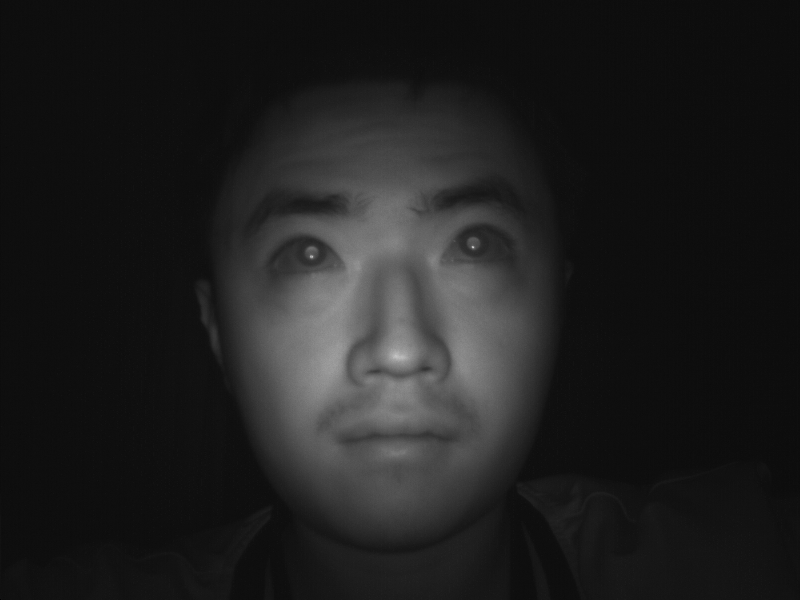
//> input picture 2.bmp, 800 x 600 px
$ ./pupil_origin   (built with g++ and OpenCV 4)
//> lines starting //> are read from the running program, lines starting //| are printed output that depends on the picture; after the words box and inside, x2 and y2 are one past the last pixel; in counts of white or black regions, pixels touching at a corner belong together
#include <opencv2/opencv.hpp>
#include <iostream>
#include <vector>
#include <fstream>  // 用于文件操作

int main() {
    // Step 1: 加载明瞳和暗瞳图像
    cv::Mat image_light = cv::imread("2.bmp", cv::IMREAD_GRAYSCALE); // 明瞳图像
//> image_light is the input picture: 600 rows x 800 cols, CV_8UC1; min 0, max 203, mean 30.9
    cv::Mat image_dark = cv::imread("1.bmp", cv::IMREAD_GRAYSCALE);   // 暗瞳图像
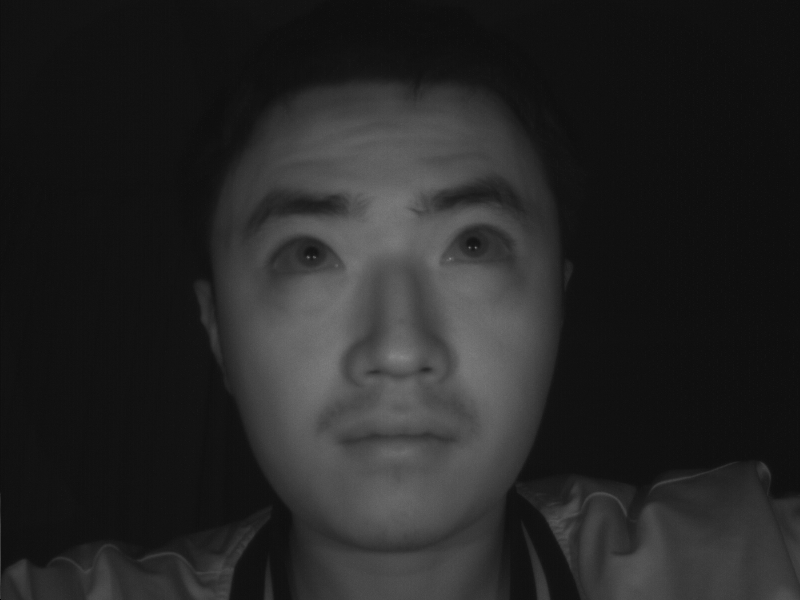
//> input picture 1.bmp, 800 x 600 px
//> image_dark is the input picture: 600 rows x 800 cols, CV_8UC1; min 0, max 135, mean 37.7

    if (image_light.empty() || image_dark.empty()) {
        std::cerr << "Error: Unable to load images!" << std::endl;
        return -1;
    }

    // Step 2: 使用明瞳图像进行眼睛检测
    // 加载眼睛检测器
    cv::CascadeClassifier eye_cascade;
    if (!eye_cascade.load("haarcascades/haarcascade_eye.xml")) { // 确保路径正确
        std::cerr << "Error: Unable to load eye cascade classifier!" << std::endl;
        return -1;
    }

    // 检测眼睛（使用明瞳图像）
    std::vector<cv::Rect> eyes;
    eye_cascade.detectMultiScale(image_light, eyes, 1.1, 4, 0, cv::Size(30, 30)); // 最小检测尺寸
//> eyes = 2 Rects (x, y, width, height): [438, 210, 67, 67], [276, 221, 65, 65]

    // 检查是否检测到眼睛
    if (eyes.empty()) {
        std::cerr << "Error: No eyes detected!" << std::endl;
        return -1;
    }

    // 按x坐标排序，确保左眼在前，右眼在后
    std::sort(eyes.begin(), eyes.end(), [](const cv::Rect& a, const cv::Rect& b) {
        return a.x < b.x;
        });
//> eyes = 2 Rects (x, y, width, height): [276, 221, 65, 65], [438, 210, 67, 67]

    // Step 3: 在检测到的眼睛区域内对明瞳和暗瞳图像进行处理
    cv::Mat pupil_position = image_light.clone(); // 创建一个与明瞳图像相同大小的矩阵用于显示结果
    /*cv::imshow("pupil_position", pupil_position);*/
    // 打开输出文件
    std::ofstream outFile("output/ellipse_centers.txt");
    if (!outFile.is_open()) {
        std::cerr << "Error: Unable to open output file!" << std::endl;
        return -1;
    }

    // 处理每个眼睛区域
    for (const auto& eye : eyes) {
        // 提取明瞳和暗瞳图像的眼睛区域
        cv::Mat eye_light = image_light(eye);
        cv::Mat eye_dark = image_dark(eye);
        cv::imshow("pupil_position", eye_light);
        cv::imshow("pupil_position", eye_dark);
        // 明瞳减去暗瞳，得到瞳孔位置
        cv::Mat eye_pupil_position;
        cv::absdiff(eye_light, eye_dark, eye_pupil_position);

        // 将结果放回原图对应位置
        eye_pupil_position.copyTo(pupil_position(eye));
        cv::imshow("pupil", eye_pupil_position);
        // 高斯模糊，减少噪声
        cv::Mat blurred_eye;
        cv::GaussianBlur(eye_pupil_position, blurred_eye, cv::Size(5, 5), 1.5);

        // 使用 Canny 边缘检测
        cv::Mat edges;
        cv::Canny(blurred_eye, edges, 50, 150);  // 调整阈值以适应图像
        cv::imshow("Edges", edges);

        // 查找轮廓
        std::vector<std::vector<cv::Point>> contours;
        cv::findContours(edges, contours, cv::RETR_EXTERNAL, cv::CHAIN_APPROX_SIMPLE);

        // 检查是否找到轮廓
        if (contours.empty()) {
            std::cerr << "No contours found in the eye region!" << std::endl;
            continue;
        }

        // 椭圆拟合
        for (const auto& contour : contours) {
            if (contour.size() >= 5) {  // 椭圆拟合至少需要 5 个点
                cv::RotatedRect ellipse = cv::fitEllipse(contour);
                cv::Point2f center = ellipse.center;

                // 转换为全局坐标
                center.x += eye.x;
                center.y += eye.y;

                // 在原始图像上绘制椭圆
                cv::ellipse(image_light, ellipse, cv::Scalar(0, 255, 0), 2);

                // 在原始图像上绘制中心点
                cv::circle(image_light, center, 3, cv::Scalar(0, 0, 255), -1);

                //// 写入文件
                //outFile << "Ellipse Center: (" << center.x << ", " << center.y << ")" << std::endl;
            }
        }
    }
//> this loop made 2 passes
//> pass 1, `cv::Mat eye_light = image_light(eye);`:
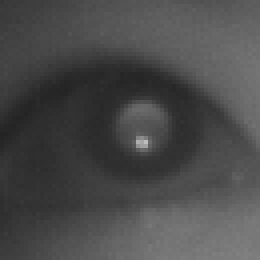
//> eye_light: 65 rows x 65 cols, CV_8UC1 (shown 4 times larger); min 35, max 190, mean 74.3
//> pass 1, `cv::Mat eye_dark = image_dark(eye);`:
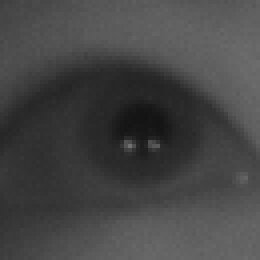
//> eye_dark: 65 rows x 65 cols, CV_8UC1 (shown 4 times larger); min 19, max 113, mean 69.3
//> pass 1, `cv::absdiff(eye_light, eye_dark, eye_pupil_position);`:
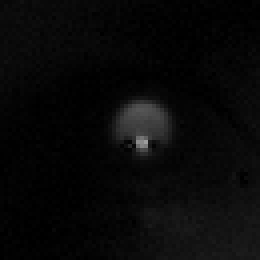
//> eye_pupil_position: 65 rows x 65 cols, CV_8UC1 (shown 4 times larger); min 0, max 157, mean 8.4
//> after the loop: image_light: 600 rows x 800 cols, CV_8UC1; 213 pixels changed, all inside (x1, y1, x2, y2) = (27, 23, 477, 256)
//> after the loop:
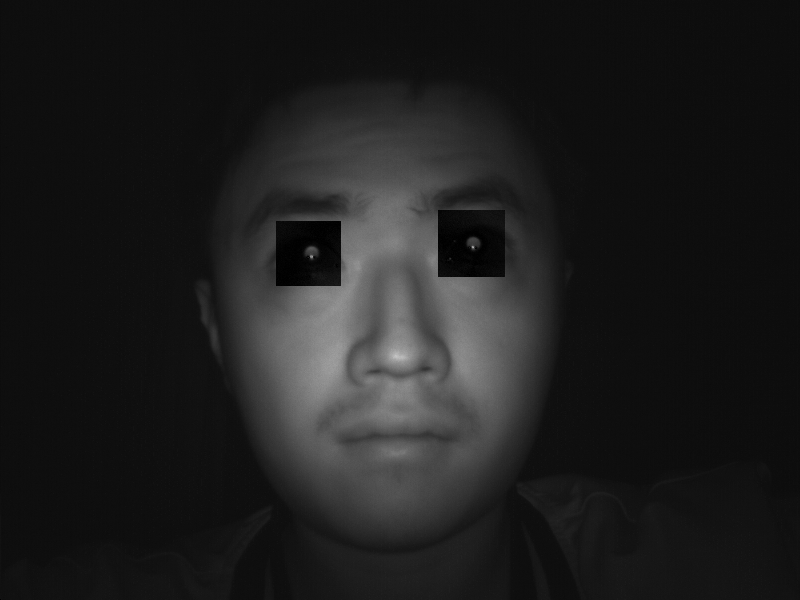
//> pupil_position: 600 rows x 800 cols, CV_8UC1; 1.82% of pixels changed, all inside (x1, y1, x2, y2) = (276, 210, 505, 286)

    // 显示和保存瞳孔位置图像
    cv::imshow("Pupil Position", pupil_position);
    cv::imwrite("pupil_position.bmp", pupil_position);

    // 显示原始图像
    cv::imshow("Original Image with Ellipses and Centers", image_light);

    // 关闭文件
    outFile.close();

    cv::waitKey(0);
    return 0;
}
